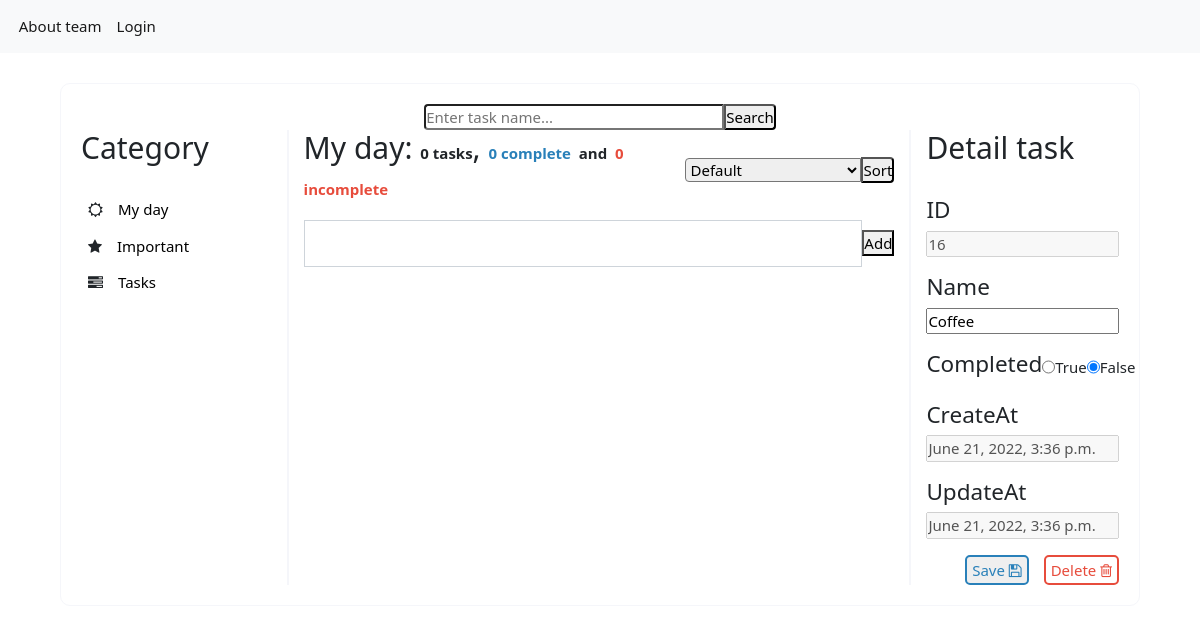
Before: /list/1/task/16?keyword=None&sort=None with the older database file.
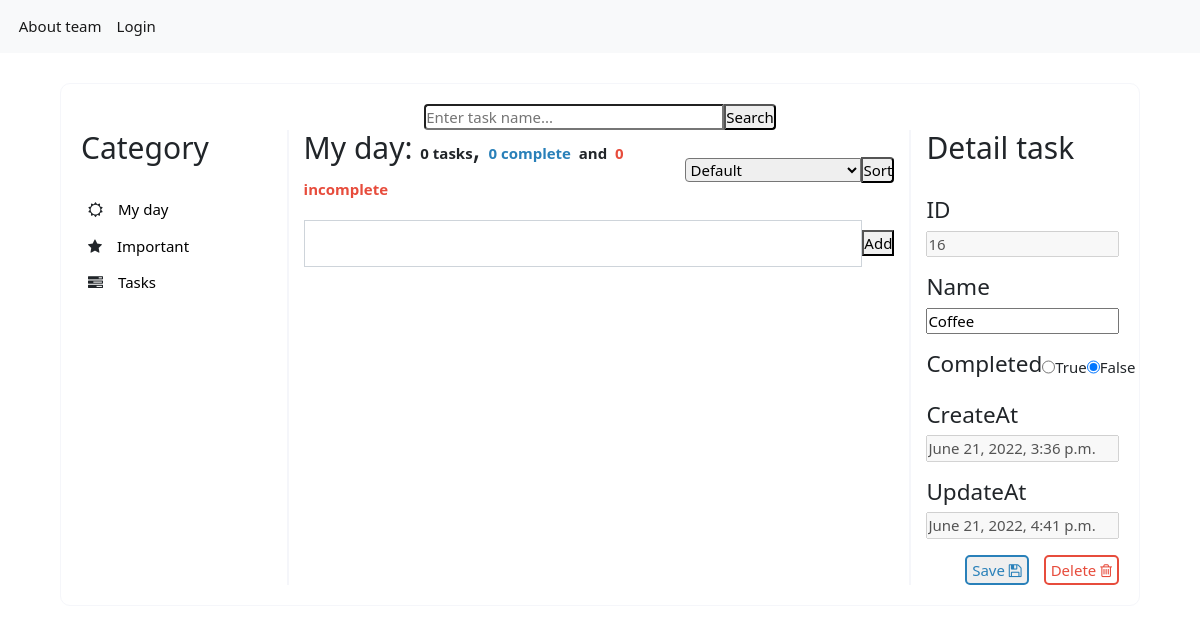
After: the same page with the newer database file.
### tasks/models.py (models this page shows, shortened)
class Task(models.Model):
    user = models.ForeignKey(User,
                             on_delete=models.CASCADE,
                             null=True, blank=True)
    name = models.TextField(max_length=255)
    createdAt = models.DateTimeField(auto_now_add=True)
    updatedAt = models.DateTimeField(auto_now=True)
    complete = models.BooleanField(default=False)
    category = models.ForeignKey(Category,
                                   on_delete=models.CASCADE,
                                   blank=True, null=True)

### tasks/views.py (the view)
# urls.py: path('list/<int:category_id>/task/<int:task_id>', detail_view, name = 'detail'),
def detail_view(request, category_id, task_id):
    keyword = request.GET.get('keyword')
    sort = request.GET.get('sort')
    if keyword == "None":
        keyword = ''
    if sort == "None":
        sort = ''
    task = Task.objects.get(id=task_id)
    user = request.user if request.user.is_authenticated else None
    tasks = Task.objects.all()
    if keyword:
        tasks = Task.objects.filter(name__icontains = keyword)
    if category_id != 3:
        tasks = tasks.filter(category__id = category_id)
        if category_id == 1:
            dt = datetime.datetime.now()
            tasks = tasks.filter(createdAt__contains = datetime.date(dt.year, dt.month, dt.day))
    tasks = tasks.filter(user=user)
    if sort=="1":
        tasks = tasks.order_by('name').values()
    if sort=="2":
        tasks = tasks.order_by('complete').values()
    count_complete = tasks.filter(complete = True).count()
    count_incomplete = tasks.filter(complete = False).count()
    context = {
        'keyword': keyword,
        'task': task,
        'tasks': tasks,
        'category_id': category_id,
        'count_complete': count_complete,
        'count_incomplete': count_incomplete,
        'typesort': sort,
        'form':TaskForm()
    }
    return render(request, 'list.html', context)

### tasks/forms.py
class TaskForm(forms.Form):
    name = forms.CharField(label='', required=False,
                           widget=forms.TextInput(attrs={'class':'form-control'}),
                           max_length=255)

### tasks/templates/list.html (shortened to what the changed rows need)
{%extends 'base.html'%} {%load static%} {%block css%}
<link rel="stylesheet" href="{% static 'css/list.css' %}" /> {% endblock %}
{%block body%}
<div class="list-form">
  <div class="main-list-task">
    <div class="category-task">
      <h2>Category</h2>
    </div>
    <div class="list-task">
      <div class="list-task-top">
        <h2 style="display: inline-block">
        {% if category_id == 1 %}
          My day:
        {% elif category_id == 2 %}
          Important:
        {% else %}
          Tasks:
        {% endif %}
        <b>{{tasks.count}} tasks</b>,
        <b style="color: #2980b9">{{count_complete}} complete</b>
        <b> and</b>
        <b style="color: #e74c3c">{{count_incomplete}} incomplete</b>
        </h2>
      </div>
    </div>
    <div class="detail-task">
      <h2>Detail task</h2>
      {%if task%}
        <form action="{% url 'tasks:update' category_id task.id  %}" method="post"> {% csrf_token %}
          <div class="detail" style="margin-top: 30px">
            <h4>ID</h4>
            <input type="text" name='id' value="{{task.id}}" style="margin-bottom: 16px; width: 100%;" disabled="disabled">
            <h4>Name</h4>
            <input type="text" name='name' value="{{task.name}}" style="margin-bottom: 16px; width: 100%;">
            <div style="display: flex; justify-content: space-between;  margin-bottom: 16px; align-items: center;">
              <h4 style="display: inline-block;">Completed</h4>
              {%if task.complete%}
                <input type="radio" name="iscomplete" id="complete" value="True" checked style="width: 20px; height: 20px;" checked>
                <label for="complete">True</label>
                <input type="radio" name="iscomplete" id="incomplete" value="False" style="width: 20px; height: 20px;">
                <label for="incomplete">False</label>
                {%else%}
                <input type="radio" name="iscomplete" id="complete" value="True" checked style="width: 20px; height: 20px;">
                <label for="complete">True</label>
                <input type="radio" name="iscomplete" id="incomplete" value="False" style="width: 20px; height: 20px;"  checked>
                <label for="incomplete">False</label>
              {%endif%}
            </div>
            <h4>CreateAt</h4>
            <input type="text" name='x' value="{{task.createdAt}}" style="margin-bottom: 16px; width: 100%;"  disabled="disabled">
            <h4>UpdateAt</h4>
            <input type="text" name='x' value="{{task.updatedAt}}" style="margin-bottom: 16px; width: 100%;"  disabled="disabled">
          </div>
          <div>
            <div class="submit-save-delete">
              <button class="submit-save">Save <i class="fa fa-floppy-o" aria-hidden="true"></i></button>
              <a class="submit-delete" href="{% url 'tasks:delete' category_id task.id  %}">Delete <i class="fa fa-trash-o" aria-hidden="true"></i></a>
            </div>
          </div>
        </form>
      {%endif%}
    </div>
  </div>
</div>
{% endblock %}

Changed rows visible on the page:
changed Task "Coffee": x "June 21, 2022, 3:36 p.m." → "June 21, 2022, 4:41 p.m."
